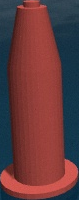
#> input picture wamv-asif/Buoys/redbuoy.png, 79 x 200 px, found by its file name
$ jupyter execute --allow-errors Threading_pool.ipynb
#> lines starting #> are read from the running program, lines starting #| are printed output that depends on the picture; after the words box and inside, x2 and y2 are one past the last pixel; in counts of white or black regions, pixels touching at a corner belong together; pictures that were not available may be replaced by others from this repository, and a replacement may not be noted
[cell 1]
from multiprocessing import Pool
import multiprocessing
import time
import psutil
import os
import gc
import cv2
import numpy as np
import sklearn as skl

[cell 2]
gc.enable()
dir = "/home/alice/Jupyter/OpenCV/images/"
out = "/home/alice/Jupyter/OpenCV/output/"
buoy_dir = "/home/alice/Jupyter/OpenCV/Buoys/"
num_files = len(os.listdir(dir))

buoy = cv2.imread(buoy_dir+"redbuoy.png")
#> buoy is the input picture: shape (200, 79, 3); mean B, G, R 61.4, 58.5, 100.9
buoy = cv2.cvtColor(buoy, cv2.COLOR_BGR2GRAY)
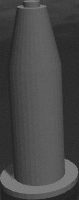
#> buoy: shape (200, 79); min 30, max 132, mean 71.5

[cell 3]
def img(i):
#> called with i = 0
    im = cv2.imread(dir+"left"+str(i).zfill(4)+".jpg")
    im = np.array(im)[0:500][0:800]
    im = delete_blue(im)
#> in delete_blue, `image = cv2.cvtColor(image, cv2.COLOR_BGR2HSV)`: image: shape (200, 79, 3); mean H, S, V 43.4, 155.4, 116.6
#> in delete_blue, `image[np.logical_not(np.logical_or(np.logical_and(image[:,:,0] > 70, i..`: image: shape (200, 79, 3); mean H, S, V 6.6, 99.2, 91
    im = cv2.cvtColor(im, cv2.COLOR_HSV2BGR)
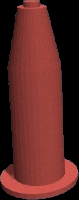
#> im: shape (200, 79, 3); mean B, G, R 35.6, 38.7, 91
    im = cv2.cvtColor(im, cv2.COLOR_BGR2GRAY)
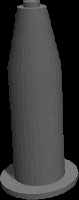
#> im: shape (200, 79); min 0, max 132, mean 54

    im = cv2.GaussianBlur(im, ksize=(0,0), sigmaX=0.5, sigmaY=.75, borderType=cv2.BORDER_DEFAULT)
    im = cv2.threshold(im, 40, 255, cv2.THRESH_BINARY)[1]
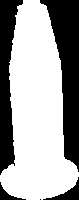
#> im: shape (200, 79); 63.1% white; 5 black regions (1 under 20 px), largest, box (x1, y1, x2, y2) and area: (40, 0, 79, 172) 3257, (0, 0, 23, 175) 2166, (43, 177, 79, 200) 260, (0, 182, 26, 200) 142
    im = cv2.medianBlur(im, 3)
#> im: shape (200, 79); 63.2% white; 4 black regions, box (x1, y1, x2, y2) and area: (40, 0, 79, 171) 3255, (0, 0, 23, 174) 2165, (44, 178, 79, 200) 258, (0, 183, 25, 200) 140
    im = cv2.GaussianBlur(im, ksize=(0,0), sigmaX=0.5, sigmaY=.75, borderType=cv2.BORDER_DEFAULT)
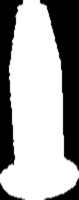
#> im: shape (200, 79); min 0, max 255, mean 161.1

    err = str(im)
    im_nz = np.nonzero(im)
#> im_nz = 10555 positions, rows 0 to 199, columns 0 to 78
    err = "\n"+str(im_nz)
    im_nz = np.column_stack((im_nz[1], im_nz[0]))
#> im_nz = 10555 pairs, first value 0 to 78, second value 0 to 199
    err = "\n"+str(im_nz)+"\n"
    #print(err)

    cluster(im_nz, i)

    write(im, i)
    return [i,im_nz]

#Delete all pixels that are outside of a certain red/green range
def delete_blue(image):
    image = cv2.cvtColor(image, cv2.COLOR_BGR2HSV)
    image[np.logical_not(np.logical_or(np.logical_and(image[:,:,0] > 70, image[:,:,0] < 90),np.logical_or(image[:,:,0] >= 170, image[:,:,0] < 10)))] = [0,0,0]
    return(image)

def cluster(image, index):
    try:
        clustering = skl.DBSCAN(eps = 1, min_samples = 3)
        clustering = clustering.fit(image)
        clustering = clustering.labels_
    except:
        return False

#for writing one instance of an image
def write(image, index):
    cv2.imwrite(out + "out" + str(index).zfill(4) + ".jpg", image)
    return True

#> (a cell that did not finish here is left out)

#> call 2 of img, with i = 1
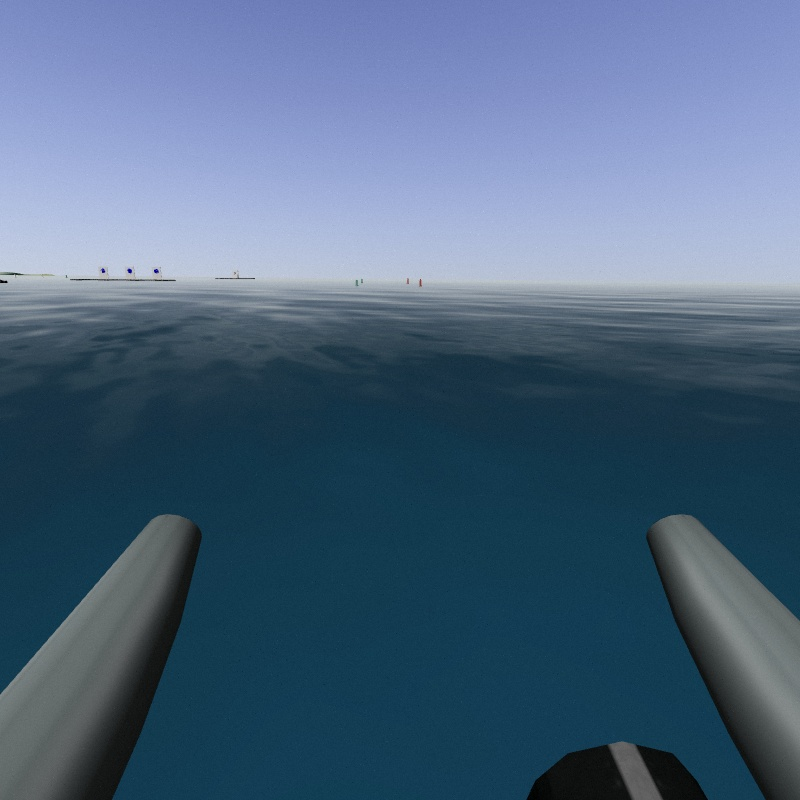
#> input picture wamv-asif/images/left0039.jpg, 800 x 800 px, given in place of left0001.jpg, which was not available
#> in img, im is the input picture: shape (800, 800, 3); mean B, G, R 127.8, 101.8, 77.9
#> in img (call 2), `im = np.array(im)[0:500][0:800]`:
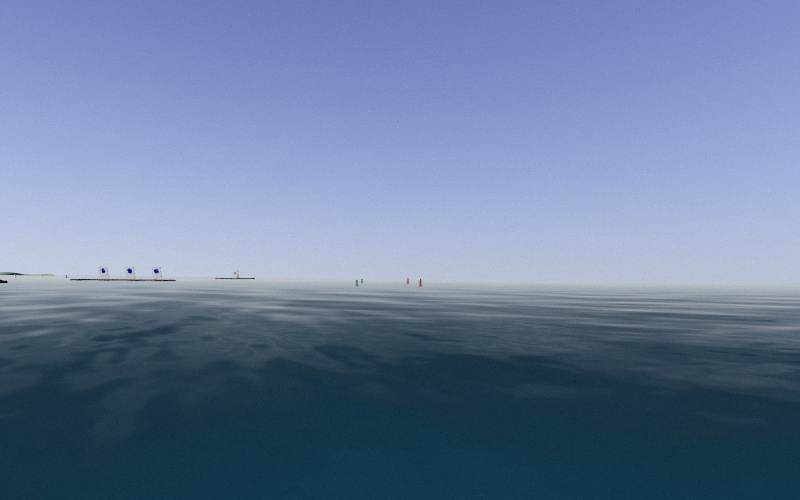
#> im: shape (500, 800, 3); mean B, G, R 156.2, 124.1, 104.6
#> in delete_blue (call 2), `image = cv2.cvtColor(image, cv2.COLOR_BGR2HSV)`: image: shape (500, 800, 3); mean H, S, V 107.7, 100.2, 156.2
#> in delete_blue (call 2), `image[np.logical_not(np.logical_or(np.logical_and(image[:,:,0] > 70, i..`: image: shape (500, 800, 3); mean H, S, V 0, 0, 0.1
#> in img (call 2), `im = cv2.cvtColor(im, cv2.COLOR_HSV2BGR)`:
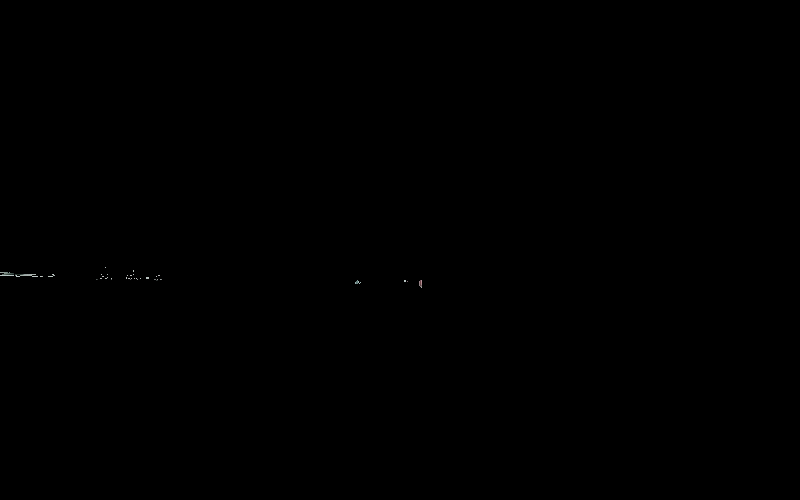
#> im: shape (500, 800, 3); mean B, G, R 0.1, 0.1, 0.1
#> in img (call 2), `im = cv2.threshold(im, 40, 255, cv2.THRESH_BINARY)[1]`: im: shape (500, 800); 0.06% white in thin lines or dots, all inside (x1, y1, x2, y2) = (0, 267, 422, 288)
#> in img (call 2), `im = cv2.medianBlur(im, 3)`: im: shape (500, 800); 0.04% white; 9 white regions (7 under 20 px), largest, box (x1, y1, x2, y2) and area: (0, 272, 14, 277) 61, (15, 274, 37, 278) 56
#> in img (call 2), `im_nz = np.nonzero(im)`: im_nz = 476 positions, rows 270 to 288, columns 0 to 422
#> in img (call 2), `im_nz = np.column_stack((im_nz[1], im_nz[0]))`: im_nz = 476 pairs, first value 0 to 422, second value 270 to 288
    results = results[results[:,0].argsort()]
    pool.close()
    pool.join()


print('That took {} seconds'.format(time.time() - starttime))

[cell 5]
print(psutil.virtual_memory().available/1000000)
#> (this line was passed over: psutil is not available in this run)
